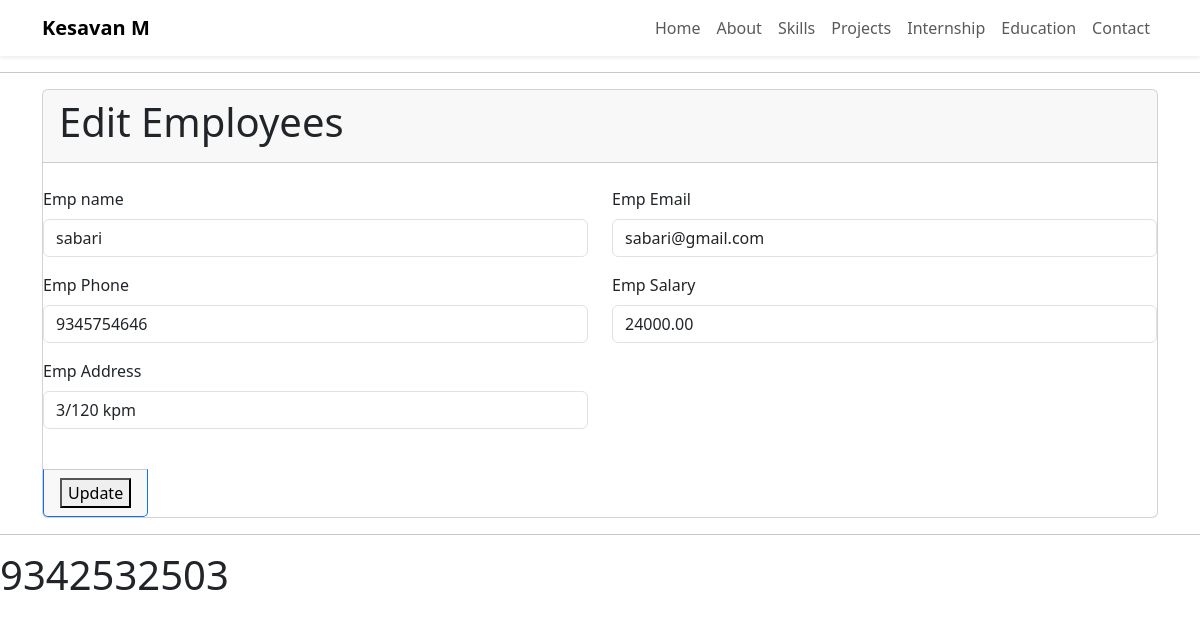
Page /employee_edit/5 on the committed database.
### Myapp/models.py (models this page shows, shortened)
class Portfolio(models.Model):
    name = models.CharField(max_length=100)
    title = models.CharField(max_length=100)
    profile_image = models.ImageField(upload_to='profile/')
    about = models.TextField()
    email = models.EmailField(unique=True)
    phone = models.CharField(max_length=15)
    location = models.CharField(max_length=100)
    hero_description = models.TextField(blank=True, null=True)
    github = models.URLField()
    linkedin = models.URLField()
    resume = models.FileField(upload_to='resume/')

class Employee(models.Model):
    emp_name = models.CharField(max_length=100)
    emp_email = models.EmailField(unique=True)
    emp_phone = models.CharField(max_length=15)
    emp_salary = models.DecimalField(max_digits=10,decimal_places=2)
    emp_address = models.TextField()

### Myapp/views.py (the view, shortened to what this page needs)
# urls.py: path("employee_edit/<int:emp_id>", views.EmployeeEditView, name="employee_edit"),
def EmployeeEditView(request,emp_id):
    employee = get_object_or_404(Employee, id = emp_id)
    context = {
        "employee" : employee
    }
    return render(request,"employee_edit.html",context)

### Myapp/context_processor.py (called while the page is built)
def profile_data(request):
    profile = Portfolio.objects.first()
    return {
        "profile" : profile,
    }

def skill_data(request):
    skills = Skill.objects.all()
    return {
        "skills": skills
    }

def education_data(request):
    educations = Education.objects.all()
    return{
        "educations" : educations
    }

### Myapp/templates/employee_edit.html (shortened to what this page needs)
{% extends 'base.html' %}
{% block content %}
<div class="container">
    <div class="card">
        <div class="card-header">
            <h1>Edit Employees</h1>
        </div>
        <form method="post">
            <div class="row py-4">
                <div class="col-6">
                    <label for="emp_name" class="form-label">Emp name</label>
                    <input type="text" name="emp_name" value="{{ employee.emp_name }}" class="form-control ">
                </div>
                <div class="col-6 mb-3">
                    <label for="emp_email" class="form-label">Emp Email</label>
                    <input type="text" name="emp_email" value="{{ employee.emp_email }}" class="form-control">
                </div>
                <div class="col-6 mb-3">
                    <label for="emp_phone" class="form-label">Emp Phone</label>
                    <input type="text" name="emp_phone" value="{{ employee.emp_phone }}" class="form-control">
                </div>
                <div class="col-6 mb-3">
                    <label for="emp_salary" class="form-label">Emp Salary</label>
                    <input type="text" name="emp_salary" value="{{ employee.emp_salary }}" class="form-control">
                </div>
                <div class="col-6 mb-3">
                    <label for="emp_address" class="form-label">Emp Address</label>
                    <input type="text" name="emp_address" value="{{ employee.emp_address }}" class="form-control">
                </div>
            </div>
            <div class="card-footer btn btn-primary">
                <button type="submit">Update</button>
            </div>
        </form>
    </div>
</div>
{% endblock %}

### Myapp/templates/includes/navbar.html (shortened to what this page needs)
<nav class="navbar navbar-expand-lg bg-white shadow-sm sticky-top">
    <div class="container">
        <a class="navbar-brand fw-bold" href="#">
            {{ profile.name }}
        </a>
        <div class="collapse navbar-collapse"
             id="navbar">
            <ul class="navbar-nav ms-auto">
                <li class="nav-item">
                    <a class="nav-link" href="#home">Home</a>
                </li>
                <li class="nav-item">
                    <a class="nav-link" href="#about">About</a>
                </li>
                <li class="nav-item">
                    <a class="nav-link" href="#skills">Skills</a>
                </li>
                <li class="nav-item">
                    <a class="nav-link" href="#projects">Projects</a>
                </li>
                <li class="nav-item">
                    <a class="nav-link" href="#internship">Internship</a>
                </li>
                <li class="nav-item">
                    <a class="nav-link" href="#education">Education</a>
                </li>
                <li class="nav-item">
                    <a class="nav-link" href="#contact">Contact</a>
                </li>
            </ul>
        </div>
    </div>
</nav>
<div class="position-fixed top-0 end-0 p-3" style="z-index: 1055;">
</div>

### Myapp/templates/includes/footer.html (shortened to what this page needs)
<!DOCTYPE html>
<html lang="en">
<head>
</head>
<body>
    <h1>{{ profile.phone }}</h1>
</body>
</html>

### rows in the picture
Portfolio: name "Kesavan M", phone "9342532503"
Employee: emp_name "sabari", emp_email "sabari@gmail.com", emp_phone "9345754646", emp_salary "24000.00", emp_address "3/120 kpm"
